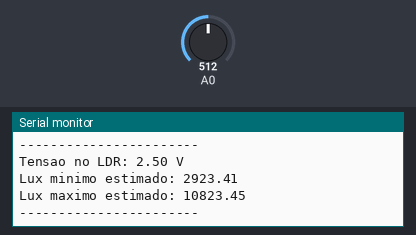
A sketch run on a simulated Arduino Uno, built with avr-gcc and run on an emulated ATmega328P. Shown: the last lines printed to the serial monitor. The inputs (shaded band) are chosen by the test bench; at power-on: A0 = 512.

Above: at 1.8 s.
1.9 s: A0 set to 0
At 3.0 s:
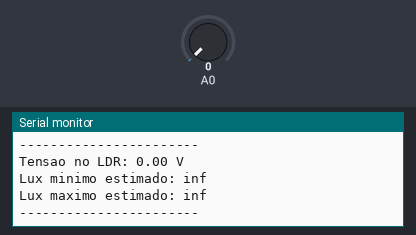
3.6 s: A0 set to 122
At 5.0 s:
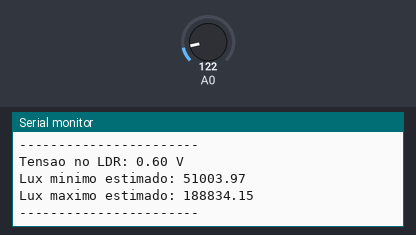
Timing chart, 0 to 6.6 s (numbered marks = the images above; inputs shaded):
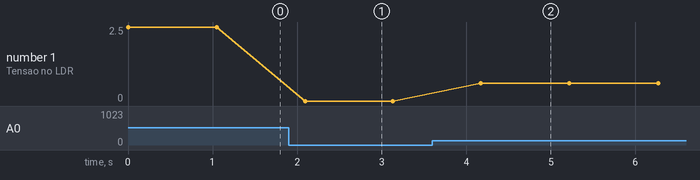

The sketch:

PROJETO_INTEGRADOR.ino
```cpp
float tensao = 0;
void setup() {
  Serial.begin(9600);
}
float Emax(float Uldr) {
  return pow(
    10,
    (log((20000.0 * (5.0 - Uldr)) / (150.0*Uldr)) / log(5.012)) + 1
  );
}
float Emin(float Uldr) {
  return pow(
    10,
    (log((8000.0 * (5.0 - Uldr)) / (150.0*Uldr)) / log(5.012)) + 1
  );
}
void loop() {
  tensao = analogRead(A0) * (5.0 / 1023.0);
  float luxMax = Emax(tensao);
  float luxMin = Emin(tensao);
  Serial.print("Tensao no LDR: ");
  Serial.print(tensao);
  Serial.println(" V");
  Serial.print("Lux minimo estimado: ");
  Serial.println(luxMin);
  Serial.print("Lux maximo estimado: ");
  Serial.println(luxMax);
  Serial.println("-----------------------");
  delay(1000);
}
```

Measured:
- after the input at 1.9 s, the serial monitor: prints a new line after 0.20 s (image 1)
- after the input at 3.6 s, the serial monitor: prints a new line after 0.57 s (image 2)
- plotted number 1: 2.5 → 0 after the input at 1.9 s, 0 → 0.6 after the input at 3.6 s
